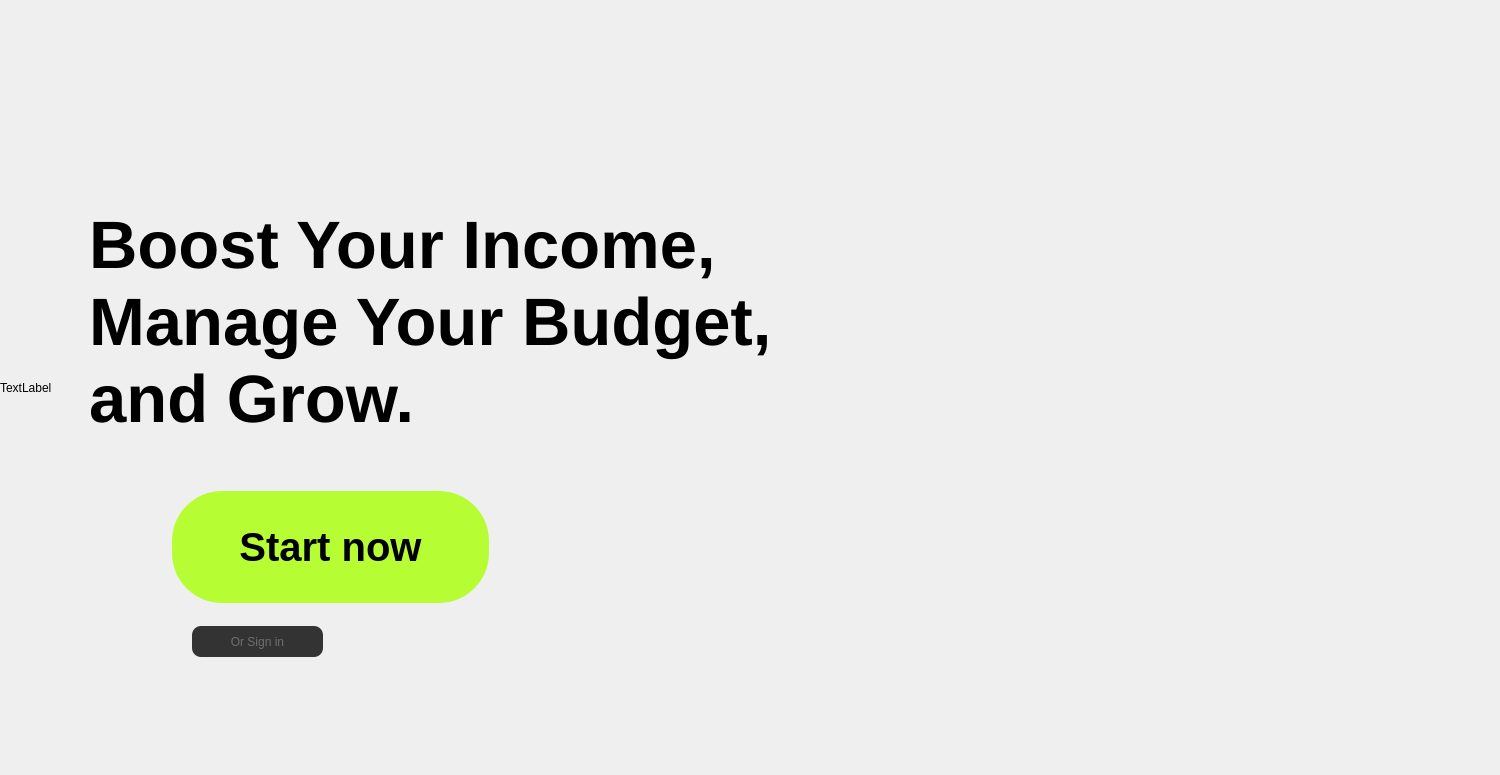
<?xml version="1.0" encoding="UTF-8"?>
<ui version="4.0">
 <class>MainWindow</class>
 <widget class="QMainWindow" name="MainWindow">
  <property name="geometry">
   <rect>
    <x>0</x>
    <y>0</y>
    <width>1500</width>
    <height>775</height>
   </rect>
  </property>
  <property name="windowTitle">
   <string>MainWindow</string>
  </property>
  <widget class="QWidget" name="centralwidget">
   <widget class="QLabel" name="label_pic">
    <property name="geometry">
     <rect>
      <x>0</x>
      <y>0</y>
      <width>1500</width>
      <height>775</height>
     </rect>
    </property>
    <property name="text">
     <string>TextLabel</string>
    </property>
   </widget>
   <widget class="QLabel" name="heading">
    <property name="geometry">
     <rect>
      <x>89</x>
      <y>181</y>
      <width>851</width>
      <height>282</height>
     </rect>
    </property>
    <property name="font">
     <font>
      <family>Arial</family>
      <pointsize>50</pointsize>
      <bold>true</bold>
     </font>
    </property>
    <property name="text">
     <string>Boost Your Income, 
Manage Your Budget,
and Grow.</string>
    </property>
   </widget>
   <widget class="QPushButton" name="signIn">
    <property name="geometry">
     <rect>
      <x>192</x>
      <y>626</y>
      <width>131</width>
      <height>31</height>
     </rect>
    </property>
    <property name="styleSheet">
     <string notr="true">background-color: rgb(51, 51, 51);
border-radius: 9px;
color: rgb(111, 111, 111);</string>
    </property>
    <property name="text">
     <string>Or Sign in</string>
    </property>
   </widget>
   <widget class="QPushButton" name="pushButton">
    <property name="geometry">
     <rect>
      <x>172</x>
      <y>491</y>
      <width>317</width>
      <height>112</height>
     </rect>
    </property>
    <property name="styleSheet">
     <string notr="true">background-color: #B6FD33;
border-radius: 50px;
font-size:40px;
font-weight:bold;
</string>
    </property>
    <property name="text">
     <string>Start now</string>
    </property>
   </widget>
  </widget>
 </widget>
 <resources/>
 <connections/>
</ui>
